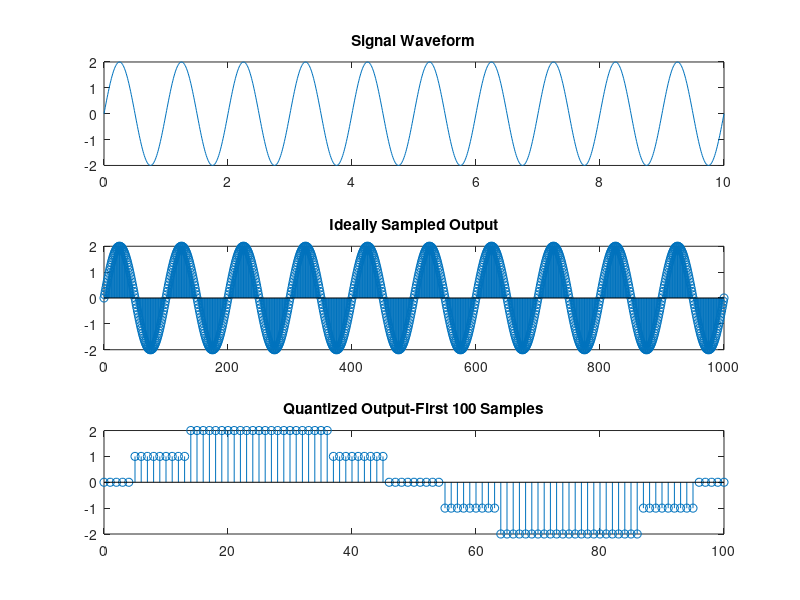

Write the MATLAB code that produced this figure.
freq=1;
t1=0:0.01:10;%1001 values
t1L=length(t1);
arg=2*pi*freq*t1;
y1=2*sin(arg);%1001 values
subplot(3,1,1);
plot(t1,y1);
title('Signal Waveform');
%%%%%%%%%%%%%%%%%%%%%%%%%%%%%%%%%%%%%
ts=0.1;
tsL=length([0:ts:100]);%1001 values
for i=0:1:tsL-1
    if(mod(i,ts)==0)
        imp(i+1)=1;
    else
        imp(i+1)=0;
    end
end
%%%%%%%%%%%%%%%%%%%%%%%%%%
out=y1.*imp;
x=0:1:1000;
subplot(3,1,2);
stem(x,out);
axis([0,1000,-2,2]);
title('Ideally Sampled Output');
%%%%%%%%%%%%%%%%%%%%%%%%%%
out1=zeros(1,1001);
for j=0:1000
    out1(j+1)=round(out(j+1));
end
subplot(3,1,3);
stem(x,out1);
title('Quantized Output-First 100 Samples');
axis([0,100,-2,2]);
%%%%%%%%%%%%%%%%%%%%%%%%%%%%%%

